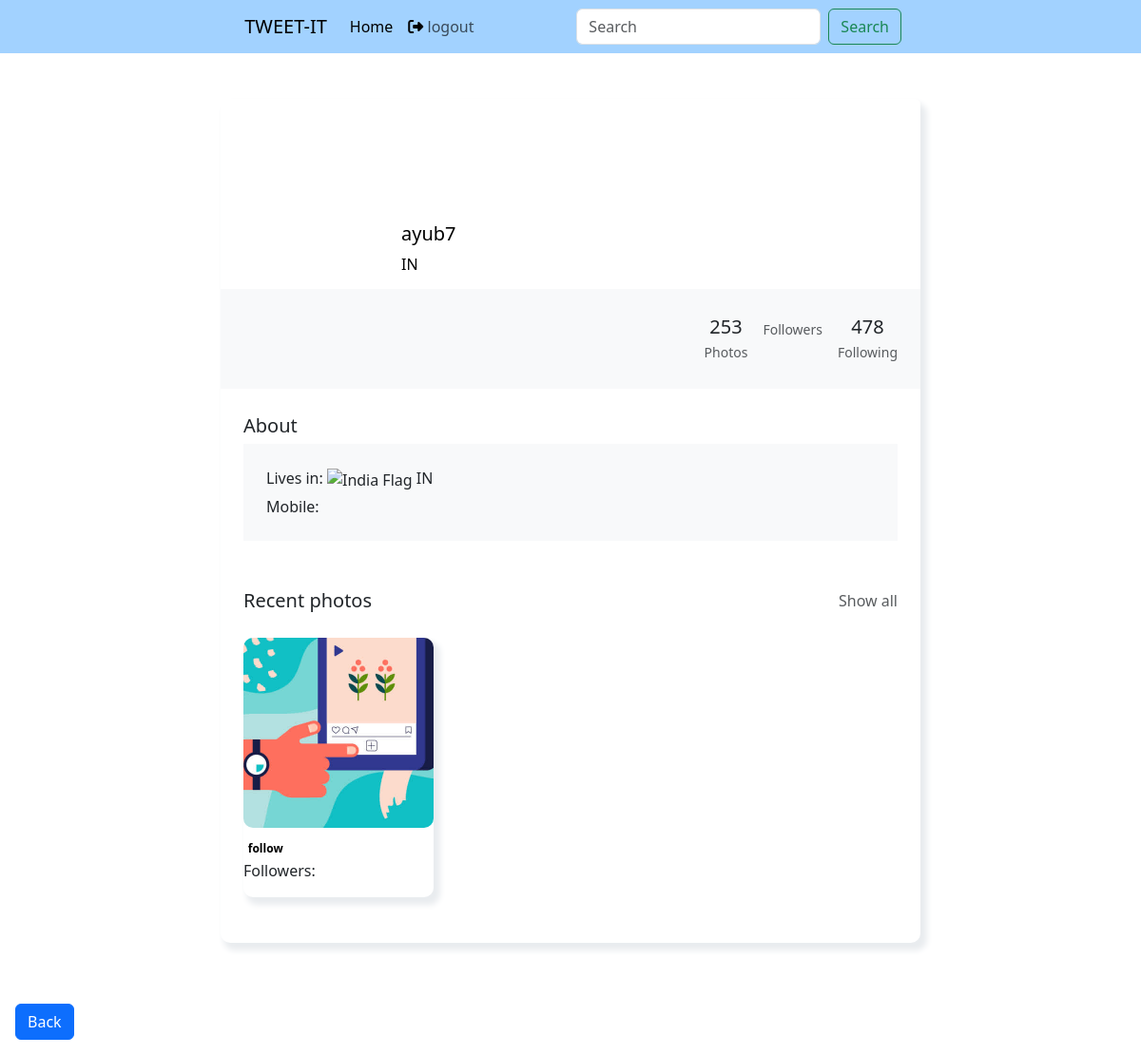
The page /accounts/profile/3/ (signed in) on the database as committed earlier.
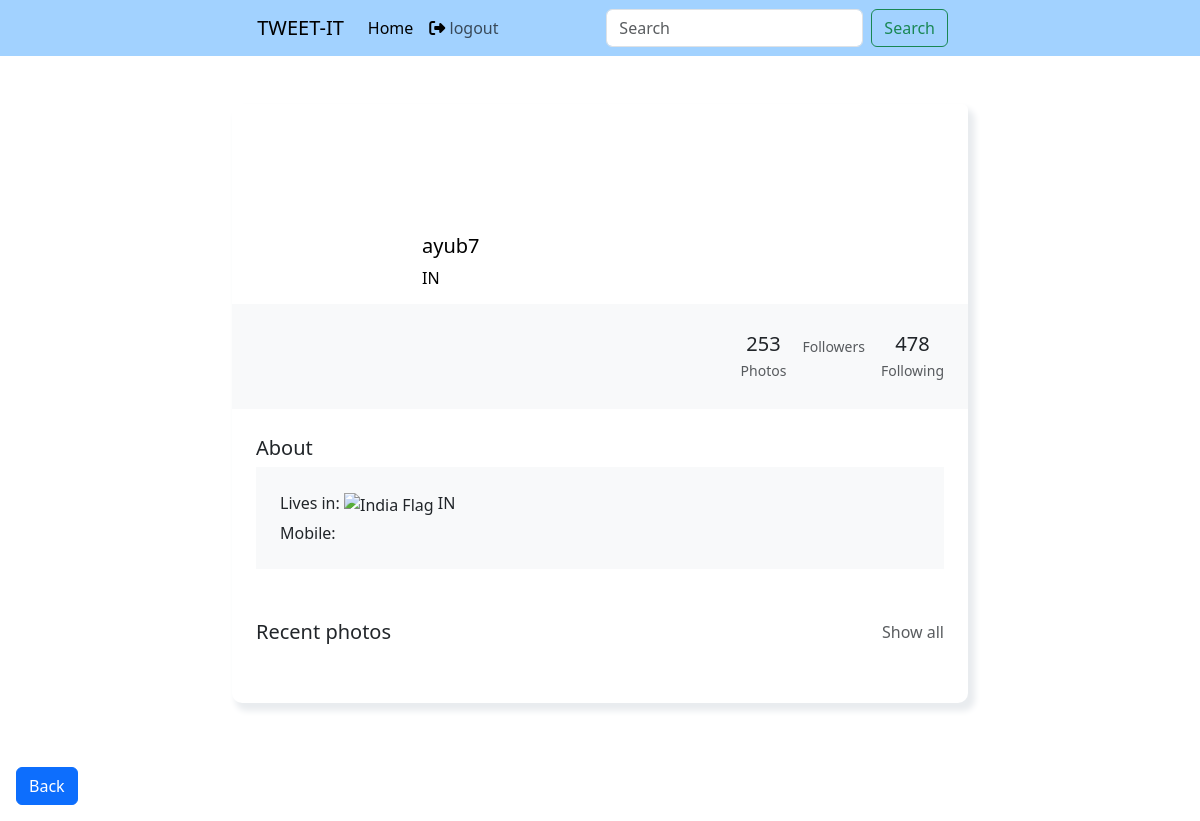
The same page on the database as committed later.
### main/models.py (models this page shows, shortened)
class Tweet(models.Model):
    user = models.ForeignKey(settings.AUTH_USER_MODEL, on_delete=models.CASCADE)
    text = models.TextField(max_length=240)
    photo = models.ImageField(upload_to='photos/', null=True, blank=True)
    video = models.FileField(upload_to='videos/', null=True, blank=True)  # Add this line
    created_at = models.DateTimeField(default=timezone.now)
    updated_at = models.DateTimeField(default=timezone.now)
    likes = models.ManyToManyField(User, related_name='liked_tweets', blank=True)
    Follwers = models.ManyToManyField(User,related_name='follwers',blank=True)

### main/views.py (the view)
# urls.py: path('accounts/profile/<int:user_id>/', views.profile, name='profile'),
@login_required
def profile(request, user_id):
    user = get_object_or_404(User, id=user_id)
    try:
        profile = user.profile
    except Profile.DoesNotExist:
        return HttpResponse(f'User profile does not exist. Please create a profile first. \n you can create profile in setting \n 1. go to settings \n 2.select createprofile \n 3.create a profile', status=404)
    tweets = Tweet.objects.filter(user=user).order_by('-created_at')
    if request.method == 'POST':
        form = ProfileForm(request.POST, request.FILES, instance=profile)
        if form.is_valid():
            form.save()
            return redirect('profile', user_id=user.id)  # Ensure user.id is valid
    else:
        form = ProfileForm(instance=profile)
    context = {
        'tweets': tweets,
        'form': form,
        'user': user,
        'profile': profile,
    }
    return render(request, 'profile.html', context)

### main/forms.py
class ProfileForm(forms.ModelForm):
    class Meta:
        model = Profile
        fields = ['profile_pic','country']

### main/templates/profile.html (shortened to what this page needs)
{% extends 'base.html' %}
{% block start %}
<section class="h-100" style="background-color: #fff;">
  <div class="container py-5 h-100">
    <div class="row d-flex justify-content-center">
      <div class="col col-lg-9 col-xl-8">
        <div class="card">
          <div class="rounded-top text-white d-flex flex-row" style="background-color: #fff; height:200px;">
            <div class="ms-4 mt-5 d-flex flex-column" style="width: 150px;">
            </div>
            <div class="ms-3" style="margin-top: 130px;">
              <h5 class="dark" style="color: black;">{{ user.username }}</h5>
              <p style="color: black;">{{ user.profile.country }}</p>
            </div>
          </div>
          <div class="p-4 text-black bg-body-tertiary">
            <div class="d-flex justify-content-end text-center py-1 text-body">
              <div>
                <p class="mb-1 h5">253</p>
                <p class="small text-muted mb-0">Photos</p>
              </div>
              <div class="px-3">
                <p class="small text-muted mb-0">Followers</p>
              </div>
              <div>
                <p class="mb-1 h5">478</p>
                <p class="small text-muted mb-0">Following</p>
              </div>
            </div>
          </div>
          <div class="card-body p-4 text-black">
            <div class="mb-5 text-body">
              <p class="lead fw-normal mb-1">About</p>
              <div class="p-4 bg-body-tertiary">
                <p class="font-italic mb-1">Lives in:
                   {% if user.profile.country %}
                  <img src="https://flagcdn.com/{{ user.profile.country.code|lower }}.svg" alt="{{ user.profile.country.name }} Flag" style="width: 20px;">
              {% endif %}
              {{ user.profile.country }}</p>
                <p class="font-italic mb-0">Mobile: {{ user.profile.phone_number }}</p>
              </div>
            </div>
            <div class="d-flex justify-content-between align-items-center mb-4 text-body">
              <p class="lead fw-normal mb-0">Recent photos</p>
              <p class="mb-0"><a href="{% url 'user' %}" class="text-muted">Show all</a></p>
            </div>
            <div class="row g-2 ">
              <div class="col mb-2 d-flex gap-3" style="overflow: hidden; overflow: scroll; max-height: 60vh;">
                {% for tweet in tweets %}
                <div class="mb-3">
                  <div class="card" style="border-radius: 10px; width: 200px; max-width: 400px;">
                    {% if tweet.photo %}
                    <a href="{% url 'tweet_detail' tweet.id %}">
                    <img src="{{ tweet.photo.url }}" class="card-img-top" alt="Tweet Image" style="height: 100%; min-height: 200px; max-height: 400px; object-fit: cover; border-top-left-radius: 10px; border-top-right-radius: 10px; border-radius: 10px;">
                  </a>
                    {% endif %}
                    <div class="contents mt-2">
                      <form action="{% url 'followers' tweet.id %}" method="post">
                        <button type="submit" style="border: none; background: none;">
                            {% if request.user in tweet.Followers.all %}
                            unfollow
                            {% else %}
                            follow
                            {% endif %}
                        </button>
                        <p>Followers: {{ tweet.total_followers }}</p>
                      </form>
                    </div>
                  </div>
                </div>
                {% endfor %}
              </div>
            </div>
          </div>
        </div>
      </div>
    </div>
  </div>
</section>
<a href="/" class="btn btn-primary m-3">Back</a>
{% endblock %}

Rows that differ between the two databases and show on the page:
removed Tweet: photo (picture)
